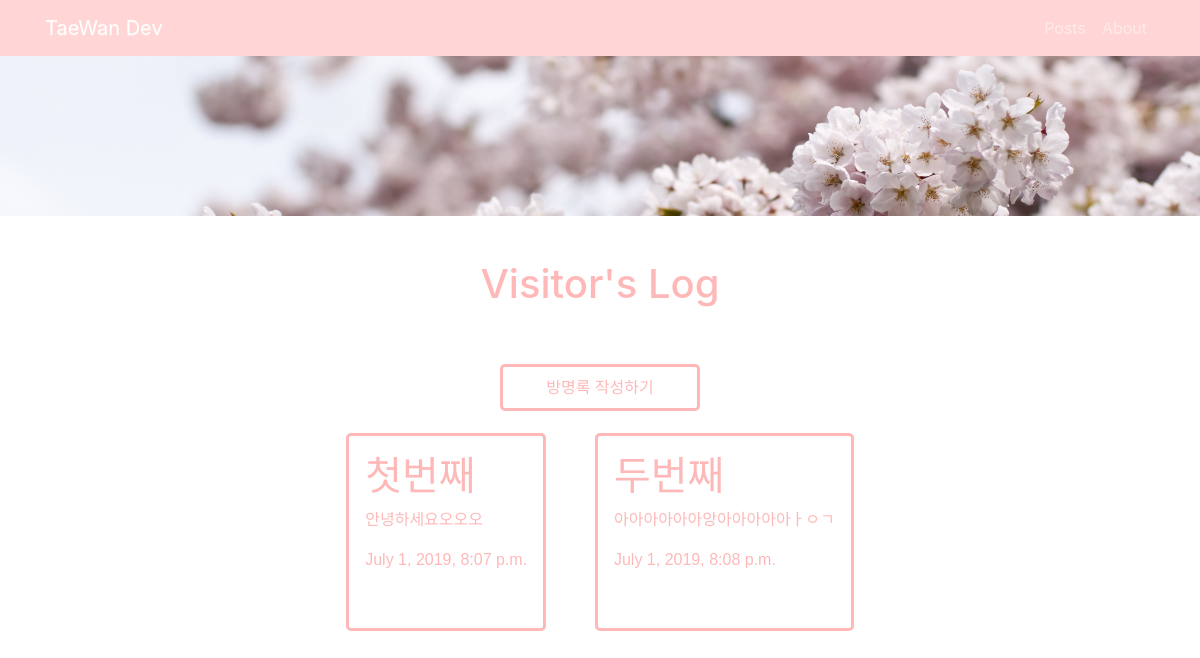
The page //home on the database as committed earlier.
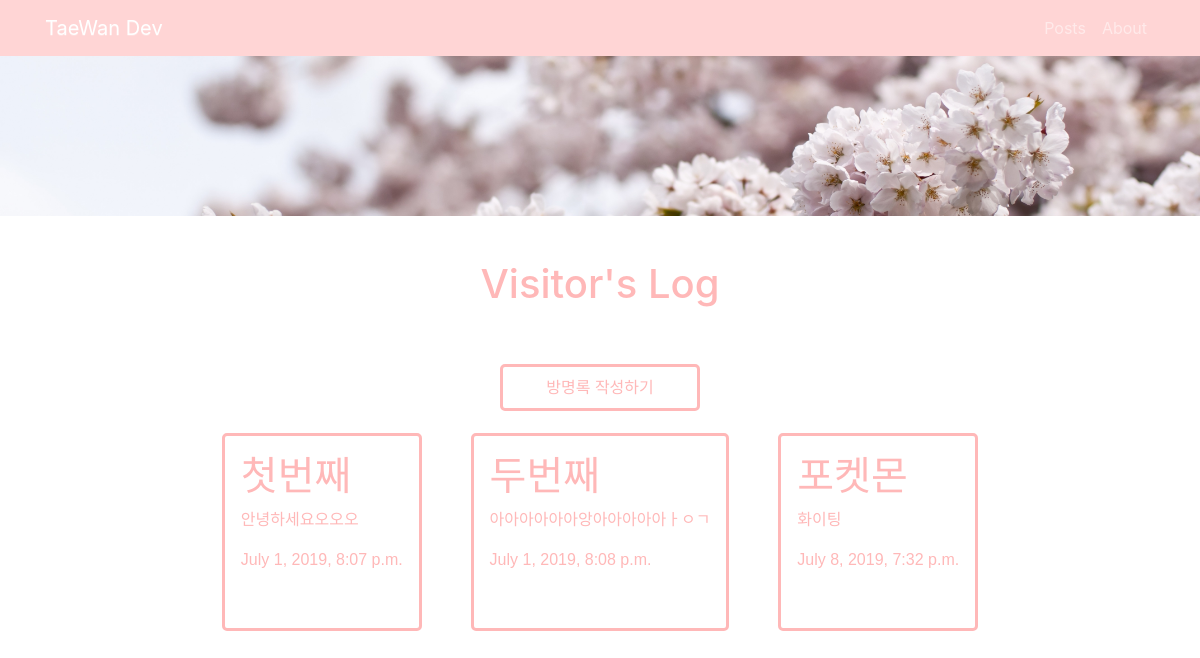
The same page on the database as committed later.
### blogweb/models.py (models this page shows, shortened)
class Post(models.Model):
    title = models.CharField(max_length=200)
    pub_date = models.DateTimeField('date published')
    body = models.TextField()
    pic = models.ImageField(upload_to='images/', blank=True)

### blogweb/views.py (called while the page is built)
def post(request):
    posts = Post.objects
    return render(request, 'post.html', {'posts': posts})

### blogweb/templates/post.html (shortened to what this page needs)
{% load staticfiles %}
<!DOCTYPE html>
<html lang="en">
<head>
    <link rel="stylesheet" href="https://stackpath.bootstrapcdn.com/bootstrap/4.1.3/css/bootstrap.min.css"
>
<link rel="stylesheet" href="https://maxcdn.bootstrapcdn.com/bootstrap/3.3.2/css/bootstrap-theme.min.css">
</head>
<body>
    <nav class="navbar navbar-expand-lg navbar-dark bg-dark tw_nav">
        <div class="container">
            <a class="navbar-brand" href="{% url 'home' %}">TaeWan Dev</a>
            <div class="collapse navbar-collapse" id="navbarNavAltMarkup">
                <div class="navbar-nav ml-auto">
                    <a class="nav-item nav-link" href="{% url 'post' %}">Posts</a>
                    <a class="nav-item nav-link" href="{% url 'home' %}">About</span></a>
                </div>
            </div>
        </div>
    </nav>
    <div class="cherry_back">
    </div>
<br>
<div class="visit_con">
    <h1 class="tw_visit_header">Visitor's Log</h1>
    <br><br>
    <div class="tw_visit_btn" role="group"><a href="{% url 'new' %}" style="color:rgb(255, 184, 184)">방명록 작성하기</a></div>
    <div class="container">
            <div class="tw_post_con ">
                    {% for post in posts.all %}
                    <a href="{% url 'detail' post.id %}">
                        <div class="tw_post">
                        <h1>{{ post.title }}</h1>
                        <p>{{ post.body }}</p>
                        <p>{{ post.pub_date }}</p>
                        <br>
                        </div>
                    </a>
                    {%endfor%}
            </div>
    </div>
</div>
</body>
</html>

### blogweb/templates/post.html (style rules this page uses)
.visit_con { margin-top: 15%; }
.cherry_back { background-repeat: no-repeat; background-size: 100%; background-position: center; background-image: url('/static/image1.jpg'); display: inline-block; width: 100%; height: 20%; position: absolute; }
.tw_post_con { text-align: center; }
.tw_visit_btn { width: 200px; border-color: rgb(255, 184, 184); border: solid; border-radius: 5px; color: rgb(255, 184, 184); padding: 0.7vw; margin: auto; text-align: center; }
body { background-color: white; }
.tw_post { display: inline-block; font-family: sans-serif; padding: 2vh; border: solid; border-color: rgb(255, 184, 184); border-radius: 5px; font-family: sans-serif; background-color: rgb(255, 255, 255); color: rgb(255, 184, 184); margin: 0.3vh 0.3vw 0.3vh 0.3vw; text-align: left; margin: 2%; }
.tw_nav { background-color: rgb(255, 213, 213) !important; }
.tw_visit_header { color: rgb(255, 184, 184); text-align: center; }

Rows that differ between the two databases and show on the page:
added Post: title "포켓몬", body "화이팅", pub_date "July 8, 2019, 7:32 p.m."
